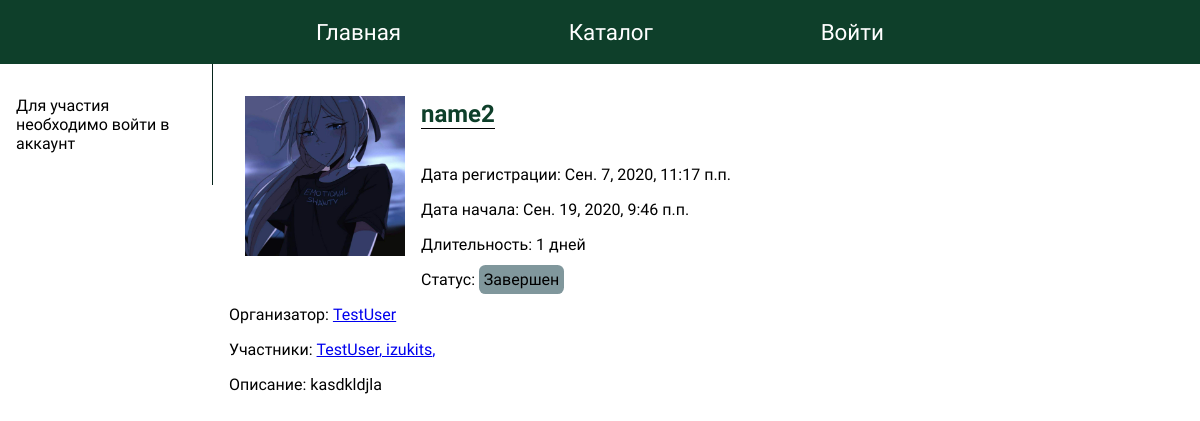
/challenge/2/, run on the app's committed database.
### artfreedom/apps/main/models.py (models this page shows, shortened)
class Challenge_article(models.Model):
    article_title = models.CharField("название челленджа", max_length=200)
    article_description = models.TextField("описание челленджа")
    pub_date = models.DateTimeField("дата публикации")
    start_date = models.DateTimeField("дата начала", default=datetime.now())
    recruitment_time = models.IntegerField("время челледжа (в днях)")  # in days
    avatar = models.OneToOneField(Image,  null=True, on_delete=models.SET_NULL)
    class Meta:
        verbose_name = "Челлендж"
        verbose_name_plural = "Челленджи"

class User_data(models.Model):
    user = models.OneToOneField(User, on_delete=models.CASCADE)
    status = models.CharField("статус пользователя", max_length=500, blank=True)
    contacts = models.CharField("контакты пользователя", max_length=200)
    avatar = models.OneToOneField(Image, on_delete=models.SET_NULL, null=True, blank=True)

class Challenge_to_User(models.Model):
    challenge = models.ForeignKey(Challenge_article, null=True, on_delete=models.SET_NULL)
    user = models.ForeignKey(User_data, null=True, on_delete=models.SET_NULL)
    role = models.CharField(max_length=50, choices=[
                                                ('creator', 'creator'),
                                                ('participant', 'participant')
                                                ])

### artfreedom/apps/main/views.py (the view)
# urls.py: path("challenge/<int:id>/", views.challenge, name="challenge"),
def challenge(request, id):
    args = {}
    ch = Challenge_article.objects.get(id=id)
    args['pub_date'] = ch.pub_date
    args['start_date'] = ch.start_date
    args['recruitment_time'] = ch.recruitment_time
    args['creator'] = ch.challenge_to_user_set.get(role='creator').user
    args['title'] = ch.article_title
    args['description'] = ch.article_description
    args['avatar_url'] = ch.avatar.image.url
    args['participants'] = ch.challenge_to_user_set.all()
    args['challenge_status'] = get_challenge_status(ch).value
    args['challenge_status_en'] = get_challenge_status(ch).name
    args['id'] = id
    if request.user.is_authenticated:
        user = User_data.objects.get(user=request.user)
        isparticipated = Challenge_to_User.objects.filter(challenge=ch, user_id=user.id).count()
        args['isparticipated'] =  not (isparticipated == 0)
    else:
        args['isparticipated'] =  False
    return render(request, "main/challenge.html", args)

### artfreedom/apps/main/views.py (called while the page is built)
def get_challenge_status(challenge):
    if (timezone.now() - challenge.start_date).days >= challenge.recruitment_time:
        return ChallengeStatus.finished
    elif timezone.now() >= challenge.start_date:
        return ChallengeStatus.active
    else:
        return ChallengeStatus.recruitment

### artfreedom/templates/main/challenge.html (shortened to what this page needs)
{% extends 'base.html' %}
{% load static %}
{% block styles %}
<link rel="stylesheet" href="{% static 'css/challenge.css' %}">
<link rel="stylesheet" href="{% static 'css/text.css' %}">{% endblock %}
{% block main_content %}
<main>
    <nav class="nav-left-bar">
    {% if user.is_athenticated %}
        {% if challenge_status == 'Идет набор'%}
            <figure id="participate_button">
                {% if isparticipated %}
                <div class="select_challenge_button">
                    <img src="{% static 'imgs/participate_ok.png' %}" alt="">
                </div>
                {% else %}
                <div class="select_challenge_button">
                    <img src="{% static 'imgs/participate.svg' %}" alt="">
                </div>
                <p>Участвовать</p>
                {% endif %}
            </figure>
        {% else %}
            <p>Набор окончен</p>
        {% endif %}
    {% else %}
        <p>Для участия необходимо войти в аккаунт</p>
    {% endif %}
    </nav>
    <section class="main-block">
        <div class="challenge__img"><img src="{{avatar_url}}" alt="art"></div>
        <h2 class="heading2" style="display: inline-block;">{{title}}</h2>
        <p>Дата регистрации: {{pub_date}}</p>
        <p>Дата начала: {{start_date}}</p>
        <p>Длительность: {{recruitment_time}} дней</p>
        <p>Статус: <span class="{{ challenge_status_en }}">{{ challenge_status }}</span></p>
        <p>Организатор: <a href="{% url 'userprofile:profile' creator.user.id %}"> {{creator.user.username}}</a></p>
        <p>Участники:
            {% for i in participants%}
                <a href="{% url 'userprofile:profile' creator.user.id %}">{{i.user.user.username}}, </a>
            {% endfor %}
        </p>
        <p>Описание: {{description}}</p>
    </section>
</main>
{% endblock %}

### artfreedom/static/css/base.css (style rules this page uses)
body { padding: 0; margin: 0; font-family: 'Raleway', sans-serif; }

### artfreedom/static/css/challenge.css (style rules this page uses)
div.challenge__img { float: left; width: 10rem; height: 10rem; overflow: hidden; margin: 1rem; }
div.challenge__img > img { height: 100%; width: 100%; object-fit: cover; }
span.active, span.recruitment, span.finished { padding: 0.3rem; border-radius: 0.4rem; }
span.finished { background-color: rgb(128, 151, 156); }

### artfreedom/static/css/text.css (style rules this page uses)
main { display: flex; align-items: flex-start; }
nav.nav-left-bar { width: 15%; padding: 1rem; border-right: 1px rgb(7, 36, 27) solid; }
.main-block { flex-grow: 1; padding: 1rem; }
h2.heading2 { color:rgb(14, 63, 42); border-bottom: 1px black solid; }

### data on the page
Challenge_article: article_title "name2", pub_date "Сен. 7, 2020, 11:17 п.п.", start_date "Сен. 19, 2020, 9:46 п.п.", article_description "kasdkldjla"
User_data: user.username "TestUser"
Challenge_to_User: user.user.username "TestUser"
Challenge_to_User: user.user.username "izukits"

### other printed values
{{ recruitment_time }} "1"
{{ challenge_status }} "Завершен"
